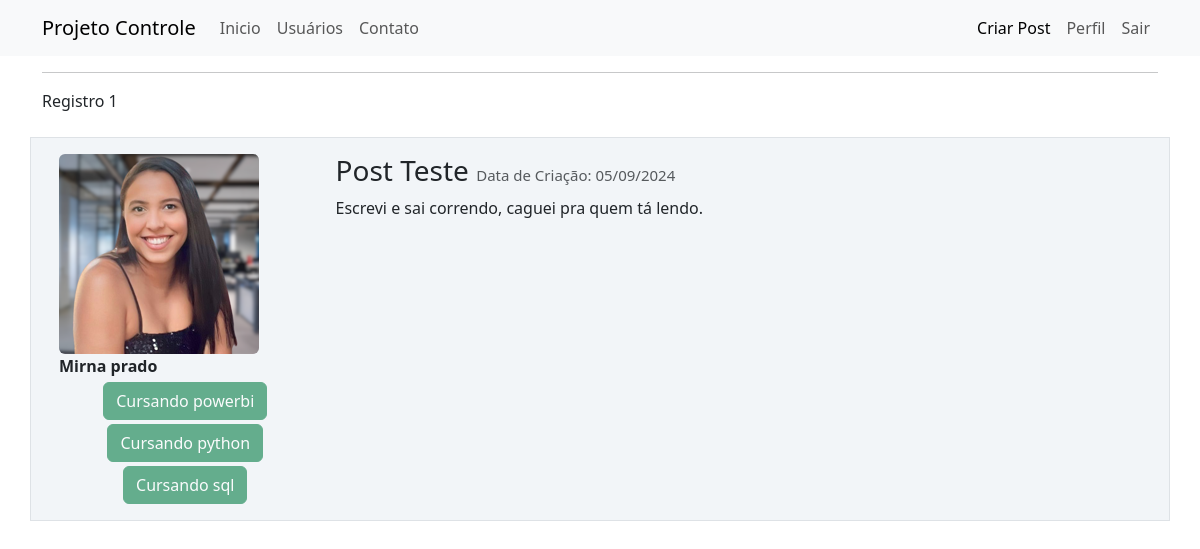
/post/1 (signed in), run on the app's committed database.
### projcontrole/models.py (models this page shows, shortened)
class Post(database.Model):
    id = database.Column(database.Integer, primary_key=True)
    titulo = database.Column(database.String, nullable=False)
    corpo =  database.Column(database.Text, nullable=False)
    data_criacao =  database.Column(database.DateTime, nullable=False, default=datetime.utcnow)
    id_usuario = database.Column(database.Integer, database.ForeignKey('usuario.id'), nullable=False)

class Usuario(database.Model, UserMixin):
    id = database.Column(database.Integer, primary_key=True)
    usuario =  database.Column(database.String, nullable=False)
    email =  database.Column(database.String, nullable=False, unique=True)
    senha = database.Column(database.String, nullable=False)
    foto_perfil = database.Column(database.String, default='default.png')
    posts = database.relationship('Post', backref='autor', lazy=True)
    cursos = database.Column(database.String, nullable=False, default="Não informado")

### projcontrole/routes.py (the view)
@app.route('/post/<post_id>',methods=["POST","GET"])
@login_required
def exibir_post(post_id):
    post = Post.query.get(post_id)
    if current_user == post.autor:
        form = FormCriarPost()
        if request.method == 'GET':
            form.titulo.data = post.titulo
            form.corpo.data = post.corpo
        elif form.validate_on_submit():
            post.titulo = form.titulo.data
            post.corpo = form.corpo.data
            database.session.commit()
            flash(f"Post atualizado com sucesso",'alert-success')
            return redirect(url_for('home'))
    else:
        form = None
    return render_template('post.html',post=post,form=form)

### projcontrole/models.py (called while the page is built)
@login_manager.user_loader
def load_usuario(id_usuario):
    return Usuario.query.get(int(id_usuario))

### projcontrole/templates/post.html (shortened to what this page needs)
{% extends 'base.html' %}
{% block body %}
<div class="container">
    <hr>
    Registro {{post.id}}
    <div class="row border mt-4 p-3 meupost">
        <div class="col col-3">
            <div class="image pe-2">
                <img src="{{ url_for('static',filename='fotos_perfil/{}'.format(post.autor.foto_perfil))}}" class="rounded" width="200" >
            </div>
            <strong>{{post.autor.usuario}}</strong>
            <div class="row justify-content-center">
                <div class="col" style="text-align: center">
                    {% for curso in post.autor.cursos.split(';') %}
                        <button type="button" class="btn btn-success mt-1" disabled>{{curso}}</button>
                    {% endfor %}
                </div>
            </div>
        </div>
        <div class="col col-9">
            <h3>{{post.titulo}}
            <small class="text-muted" style="font-size: 15px">Data de Criação: {{post.data_criacao.strftime('%d/%m/%Y')}}
            </small>
            </h3>
            <p>{{post.corpo}}</p>
        </div>
    </div>
</div>
{% endblock %}

### projcontrole/static/main.css (style rules this page uses)
.meupost { background: #f2f5f8 !important; }

### data on the page
Post: id "1", titulo "Post Teste", data_criacao "05/09/2024", corpo "Escrevi e sai correndo, caguei pra quem tá lendo."
Usuario: foto_perfil (picture), autor.usuario "Mirna prado"

### other printed values
{{ curso }} "Cursando powerbi" "Cursando python" "Cursando sql"
